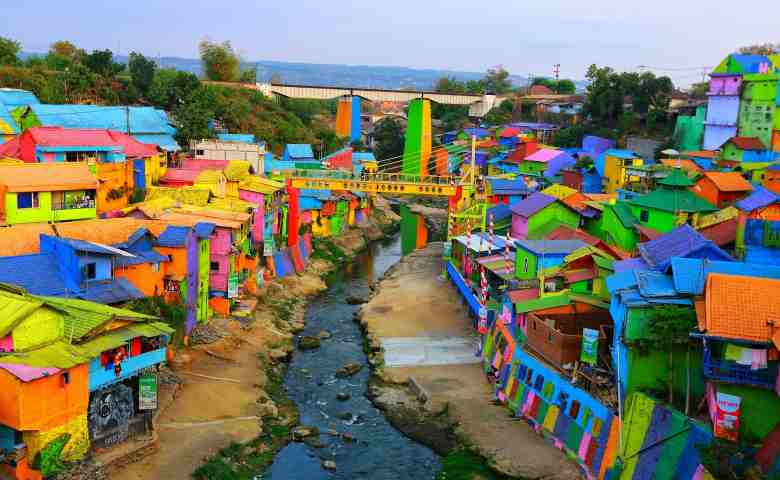
#> input picture 1/tugas/tokai.jpeg, 780 x 480 px
$ jupyter execute A710190123_Tugas_Pengantar_Citra_2D.ipynb   (shell and % lines are left out)
#> lines starting #> are read from the running program, lines starting #| are printed output that depends on the picture
# Tugas Computer Vision - Pengantar Citra 2D

## Pertama-tama, ganti NIM di nama file ini. Klik <font color="red">File -> Save as... </font>

Lalu isi yang di bawah ini. Untuk mengedit cell ini, double-click di sini.
### NAMA: THOYIM WALIN
### NIM: A710190123

#### Lengkapi kode di bawah dan jalankan
#### Kamu perlu memahami apa yang dijelaskan di video yang sudah dibagi:

https://www.youtube.com/watch?v=VbVdli7qtio

Tekan <Shift+Enter>

[cell 1]
from time import ctime
from os import getcwd
import sys
nama = "THOYIM WALIN"     ## Ganti dengan namamu
NIM = "A710190123"     ## Ganti dengan NIM-mu
kota = "Surakarta"     ## Ganti dengan kotamu
print("NAMA:", nama)
print("NIM :", NIM)
print("Kota:", kota)
print(ctime())
print("")
print(getcwd())
print(sys.executable)
print(sys.version)

##  Import the libraries

[cell 2]
## Silakan import semua library yang diperlukan di cell ini
import cv2
import numpy as np
import matplotlib.pyplot as plt
from IPython.display import Image

## Acquire your image

### Ambil sebuah foto icon atau tempat wisata di kotamu (misal kalau dari Jogja ambil foto tugu jogja)
#### Spesifikasi foto:
* Foto berwarna
* Foto icon atau tempat wisata di kotamu
* Foto boleh diambil sendiri atau diambil dari internet
* Diambil pada siang hari
* Memperlihatkan langit

Lalu tampilkan di sini:

[cell 3]
## Perintah untuk menampilkan gambar
Image("tokai.jpeg")

### Memakai OpenCV, ketik perintah untuk memuat gambar dan mengetahui ukuran gambar

[cell 4]
## Memuat gambar:
tokai_img = cv2.imread("tokai.jpeg", 1)
#> tokai_img is the input picture: shape (480, 780, 3); mean B, G, R 101.6, 120.5, 119
## Mengetahui ukuran gambar
print("Ukuran gambar : ", tokai_img.shape)
#| Ukuran gambar :  (480, 780, 3)

#### Lebar dan tingginya berapa? Apa makna angka 3 di situ?
Jawaban:
Lebar : 780
Tinggi : 480
makna angka 3 merupakan jumlah channel dari gambar

<hr>

### Menampilkan gambar memakai OpenCV.

[cell 5]
# Ambil file gambar memakai option cv2.IMREAD_COLOR
# Jika perlu, perlu dibalik antara RGB dan BGR.

# Kode untuk menampilkan gambar melalui OpenCV.
img_tokai = cv2.imread("tokai.jpeg", cv2.IMREAD_COLOR)
img_tokai_channel_reversed = img_tokai[:, :, ::-1]
plt.imshow(img_tokai_channel_reversed)
#> (this line was passed over: IPython is not available in this run)

### Splitting and Merging Color Channels
 Masih menggunakan foto ikon kotamu, pisahkan channel B, G, R dan tampilkan masing-masing channel. Lalu tampilkan hasil merge-nya.

[cell 6]
## Pisahkan citra-nya ke komponen-komponen B,G,R -nya
b, g, r = cv2.split(img_tokai)
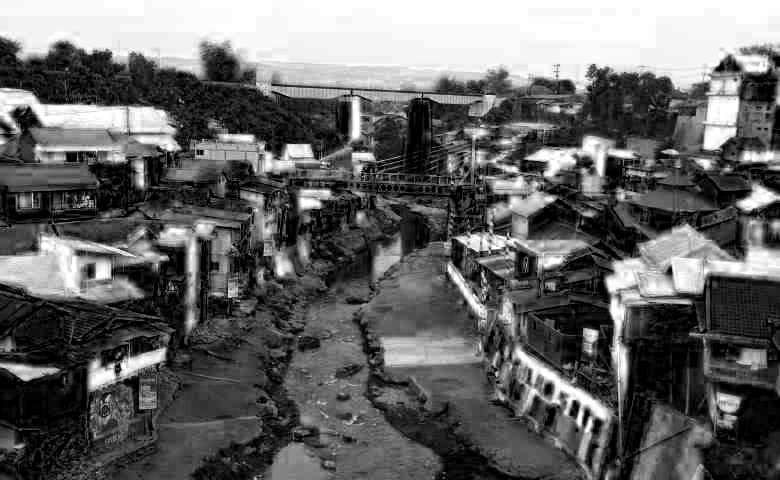
#> b: shape (480, 780); min 0, max 255, mean 101.6
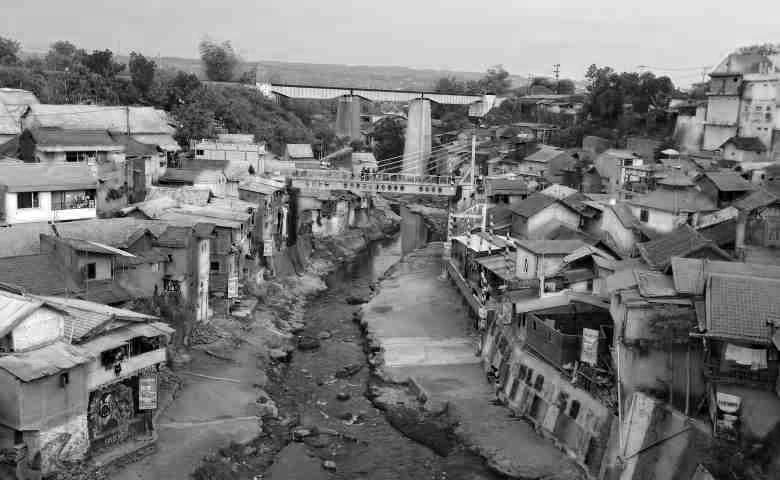
#> g: shape (480, 780); min 0, max 255, mean 120.5
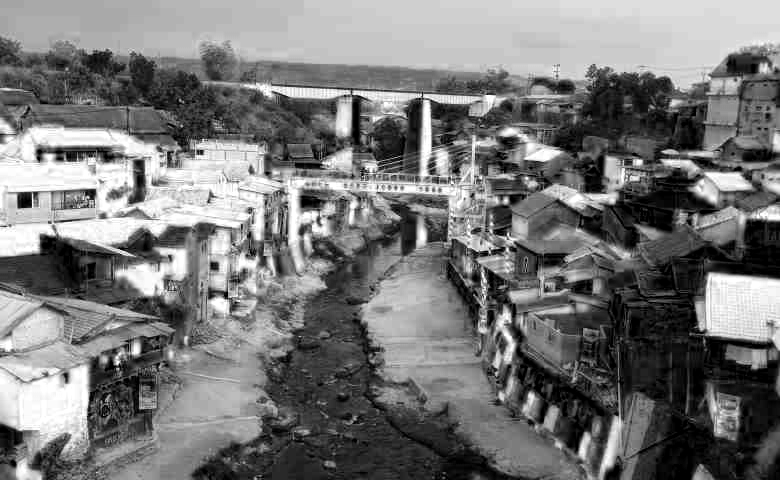
#> r: shape (480, 780); min 0, max 255, mean 119
# Tunjukkan tiap-tiap channel dan hasil merge-nya, seperti di file latihan
plt.figure(figsize=[20,5])
#> (this line was passed over: IPython is not available in this run)
plt.subplot(141);plt.imshow(r,cmap='gray');plt.title("Channel Merah");
#> (this line was passed over: IPython is not available in this run)
#> (this line was passed over: IPython is not available in this run)
#> (this line was passed over: IPython is not available in this run)
plt.subplot(142);plt.imshow(g,cmap='gray');plt.title("Channel Hijau");
#> (this line was passed over: IPython is not available in this run)
#> (this line was passed over: IPython is not available in this run)
plt.subplot(143);plt.imshow(b,cmap='gray');plt.title("Channel Biru");
imgMerged = cv2.merge((b, g, r))
plt.subplot(144);plt.imshow(imgMerged[:,:,::-1]);plt.title("Merged Output");
